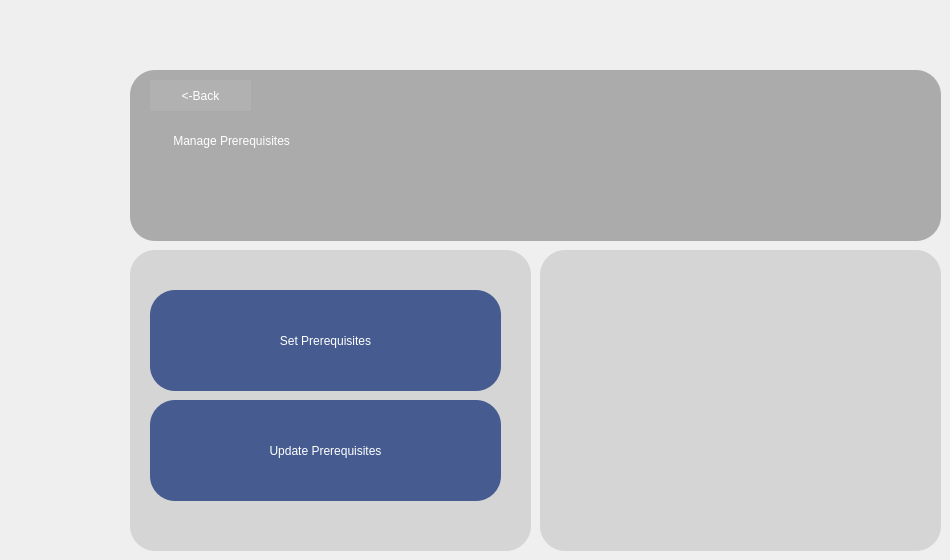
				<widget class="QWidget" name="page_16">
					<widget class="QFrame" name="frame_23">
						<property name="geometry">
							<rect>
								<x>540</x>
								<y>250</y>
								<width>401</width>
								<height>301</height>
							</rect>
						</property>
						<property name="styleSheet">
							<string notr="true">
								background-color: rgb(213, 213, 213);
								border-radius: 25px;
							</string>
						</property>
						<property name="frameShape">
							<enum>QFrame::Shape::StyledPanel</enum>
						</property>
						<property name="frameShadow">
							<enum>QFrame::Shadow::Raised</enum>
						</property>
						<widget class="QLabel" name="label_48">
							<property name="geometry">
								<rect>
									<x>70</x>
									<y>10</y>
									<width>261</width>
									<height>271</height>
								</rect>
							</property>
							<property name="text">
								<string/>
							</property>
							<property name="pixmap">
								<pixmap resource="project01.qrc">:/project01/Update-amico.png</pixmap>
							</property>
							<property name="scaledContents">
								<bool>true</bool>
							</property>
						</widget>
					</widget>
					<widget class="QFrame" name="frame_22">
						<property name="geometry">
							<rect>
								<x>130</x>
								<y>70</y>
								<width>811</width>
								<height>171</height>
							</rect>
						</property>
						<property name="styleSheet">
							<string notr="true">
								background-color: rgb(171, 171, 171);

								border-radius: 25px;
							</string>
						</property>
						<property name="frameShape">
							<enum>QFrame::Shape::StyledPanel</enum>
						</property>
						<property name="frameShadow">
							<enum>QFrame::Shadow::Raised</enum>
						</property>
						<widget class="QLabel" name="label_37">
							<property name="geometry">
								<rect>
									<x>730</x>
									<y>10</y>
									<width>61</width>
									<height>61</height>
								</rect>
							</property>
							<property name="styleSheet">
								<string notr="true">
									font: 700 36pt &quot;Segoe UI&quot;;
									color: rgb(70, 92, 144);
								</string>
							</property>
							<property name="text">
								<string/>
							</property>
							<property name="pixmap">
								<pixmap resource="project01.qrc">:/newPrefix/Screenshot_2025-05-15_005716-removebg-preview.png</pixmap>
							</property>
							<property name="scaledContents">
								<bool>true</bool>
							</property>
						</widget>
						<widget class="QLabel" name="label_38">
							<property name="geometry">
								<rect>
									<x>40</x>
									<y>40</y>
									<width>411</width>
									<height>61</height>
								</rect>
							</property>
							<property name="styleSheet">
								<string notr="true">
									color: rgb(255, 255, 255);
									font: 700 28pt &quot;Segoe UI&quot;;

								</string>
							</property>
							<property name="text">
								<string> Manage Prerequisites</string>
							</property>
						</widget>
						<widget class="QPushButton" name="AdminPortalbackB_2">
							<property name="geometry">
								<rect>
									<x>20</x>
									<y>10</y>
									<width>101</width>
									<height>31</height>
								</rect>
							</property>
							<property name="styleSheet">
								<string notr="true">
									background-color: rgb(177, 177, 177);
									color: rgb(255, 255, 255);
									font: 12pt &quot;Segoe UI&quot;;
								</string>
							</property>
							<property name="text">
								<string>&lt;-Back</string>
							</property>
						</widget>
					</widget>
					<widget class="QFrame" name="frame_21">
						<property name="geometry">
							<rect>
								<x>130</x>
								<y>250</y>
								<width>401</width>
								<height>301</height>
							</rect>
						</property>
						<property name="styleSheet">
							<string notr="true">
								background-color: rgb(213, 213, 213);
								border-radius: 25px;
							</string>
						</property>
						<property name="frameShape">
							<enum>QFrame::Shape::StyledPanel</enum>
						</property>
						<property name="frameShadow">
							<enum>QFrame::Shadow::Raised</enum>
						</property>
						<widget class="QPushButton" name="pushButton_15">
							<property name="geometry">
								<rect>
									<x>20</x>
									<y>40</y>
									<width>351</width>
									<height>101</height>
								</rect>
							</property>
							<property name="styleSheet">
								<string notr="true">
									background-color: #465c90;
									color: white;
									border: 2px ;
									border-radius: 25px;
									padding: 8px 16px;
									font: 700 20pt &quot;Segoe UI&quot;;
								</string>
							</property>
							<property name="text">
								<string>Set Prerequisites</string>
							</property>
						</widget>
						<widget class="QPushButton" name="pushButton_16">
							<property name="geometry">
								<rect>
									<x>20</x>
									<y>150</y>
									<width>351</width>
									<height>101</height>
								</rect>
							</property>
							<property name="styleSheet">
								<string notr="true">
									background-color: #465c90;
									color: white;
									border: 2px ;
									border-radius: 25px;
									padding: 8px 16px;
									font: 700 20pt &quot;Segoe UI&quot;;
								</string>
							</property>
							<property name="text">
								<string>Update Prerequisites</string>
							</property>
						</widget>
					</widget>
				</widget>
